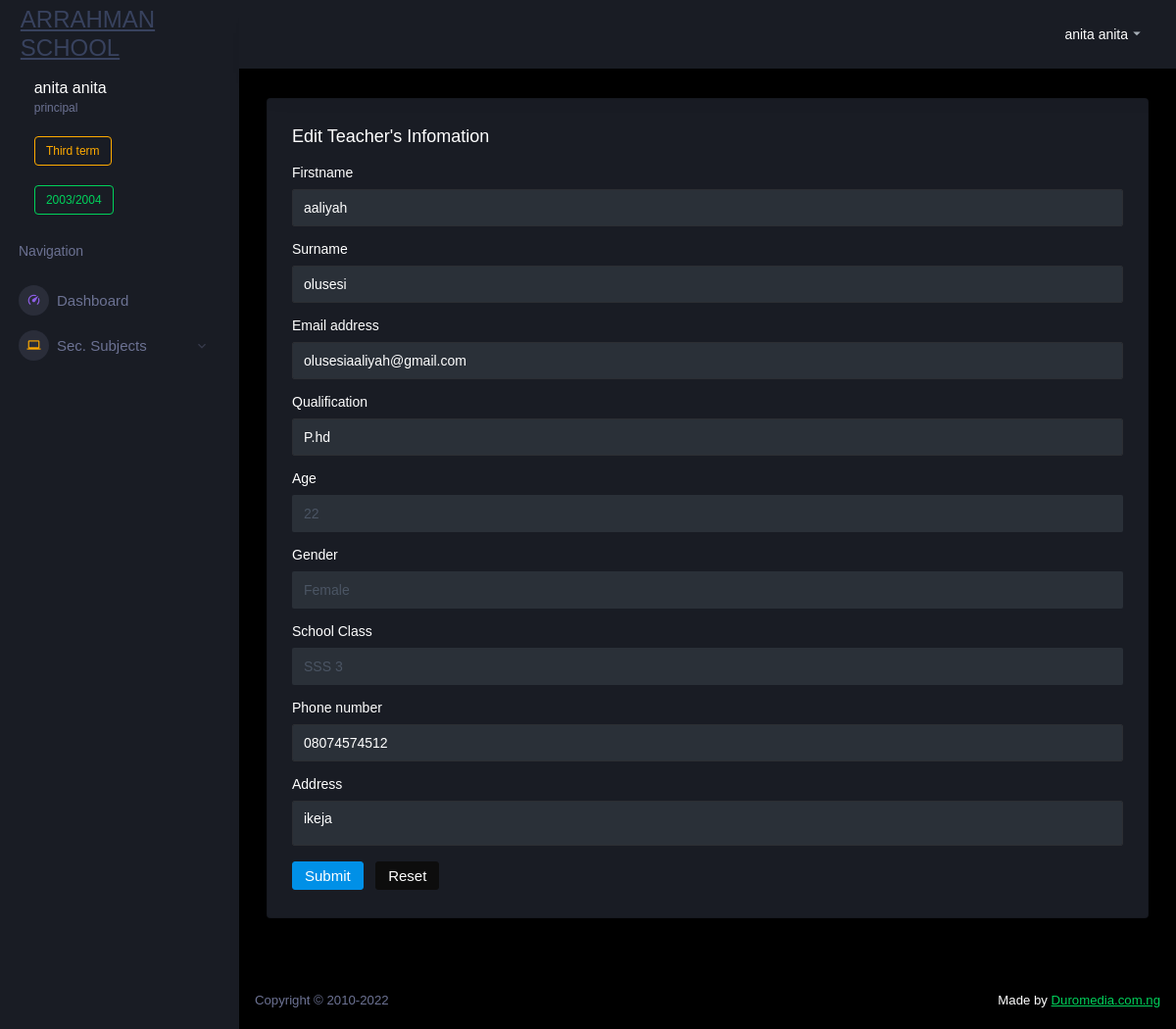
The page /arahman/admin/sec-edit-teacher-data.php?id=1 (signed in) on the database its author committed.
### tables this page shows
CREATE TABLE `term_start_end` (
  `term_start_end_id` int(11) NOT NULL,
  `choose_term` varchar(20) NOT NULL,
  `term_start` varchar(255) NOT NULL,
  `term_end` varchar(255) NOT NULL,
  `term_timestamp` timestamp NOT NULL DEFAULT current_timestamp(),
  `school_session` varchar(12) NOT NULL
);

CREATE TABLE `secondary_teachers` (
  `secondary_teacher_id` int(11) NOT NULL,
  `secondary_teacher_active` int(1) NOT NULL DEFAULT 1,
  `secondary_teacher_class_id` int(15) NOT NULL,
  `secondary_teacher_firstname` varchar(30) NOT NULL,
  `secondary_teacher_surname` varchar(30) NOT NULL,
  `secondary_teacher_email` varchar(255) NOT NULL,
  `secondary_teacher_password` varchar(255) NOT NULL,
  `secondary_teacher_sex` varchar(6) NOT NULL,
  `secondary_teacher_age` int(2) NOT NULL,
  `secondary_teacher_phone` varchar(11) NOT NULL,
  `secondary_teacher_qualification` varchar(30) NOT NULL,
  `secondary_teacher_address` varchar(255) NOT NULL,
  `secondary_teacher_image` varchar(255) NOT NULL,
  `secondary_teacher_cookie` varchar(255) NOT NULL,
  `secondary_teacher_timestamp` timestamp NOT NULL DEFAULT current_timestamp()
);

### incs-arahman/config.php (called while the page is built, shortened)
<?php
$sec_class_range = array('JSS 1'=>'1', 'JSS 2'=>'2', 'JSS 3'=>'3', 'SSS 1'=>'4', 'SSS 2'=>'5', 'SSS 3'=>'6');
for($i=7;$i<70;$i++){
    $age_range[] = $i;
}

### arahman/admin/sec-edit-teacher-data.php (the view, shortened to what this page needs)
<?php
require_once ('../../incs-arahman/config.php');
require_once ('../../incs-arahman/gen_serv_con.php');
?>
<?php
$query = mysqli_query($connect, "SELECT secondary_teacher_class_id, secondary_teacher_firstname, secondary_teacher_surname,	secondary_teacher_email, secondary_teacher_sex, secondary_teacher_age, secondary_teacher_phone, secondary_teacher_qualification, secondary_teacher_address FROM secondary_teachers WHERE secondary_teacher_id  = '".mysqli_real_escape_string ($connect, $_GET['id'])."'") or die(db_conn_error);
if (mysqli_affected_rows($connect) == 1){
while ($row = mysqli_fetch_array($query)) {
	$pri_class = $row['secondary_teacher_class_id'];
	$pri_firstname = $row['secondary_teacher_firstname'];
	$pri_surname = $row['secondary_teacher_surname'];
    $pri_email = $row['secondary_teacher_email'];
	$pri_gender = $row['secondary_teacher_sex'];
	$pri_age = $row['secondary_teacher_age'];
    $pri_phone = $row['secondary_teacher_phone'];
    $pri_qualification = $row['secondary_teacher_qualification'];
	$pri_address = $row['secondary_teacher_address'];
	}
}
?>
 <?php require_once ('../../incs-arahman/dashboard.php');?>
        <div class="main-panel">
          <div class="content-wrapper">
          <div class="row">
             <div class="col-12 grid-margin stretch-card">
                <div class="card">
                  <div class="card-body">
                    <h4 class="card-title">Edit teacher's infomation</h4>
                     <form class="forms-sample" method="POST" action="">
                      <div class="form-group">
                        <label for="exampleInputName1">Firstname</label>
                        <input type="text" class="form-control" id="exampleInputName1" placeholder="Firstname" value="<?php if(!isset($_POST['firstname'])){echo $pri_firstname;}else{echo $_POST['firstname'];}?>" name="firstname">
                      </div>
                      <div class="form-group">
                        <label for="exampleInputName2">Surname</label>
                        <input type="text" class="form-control" id="exampleInputName2" placeholder="Surname" value="<?php if(!isset($_POST['surname'])){echo $pri_surname;}else{echo $_POST['surname'];}?>" name="surname">
                      </div>
                      <div class="form-group">
                        <label for="exampleInputemail">Email address</label>
                        <input type="text" class="form-control" id="exampleInputemail" placeholder="Email address" value="<?php if(!isset($_POST['email'])){echo $pri_email;}else{echo $_POST['email'];}?>" name="email">
                      </div>
                      <div class="form-group">
                        <label for="exampleInputqual">Qualification</label>
                        <input type="text" class="form-control" id="exampleInputqual" placeholder="Qualification" value="<?php if(!isset($_POST['qualification'])){echo $pri_qualification;}else{echo $_POST['qualification'];}?>" name="qualification">
                      </div>
                      <div class="form-group">
                        <label for="exampleSelectage">Age</label>
                        <select class="form-control" id="exampleSelectage" name="age">
                         <?php
                        foreach($age_range as $as_age){
                            if(!isset ($_POST['age'])){
                                $editsel = ($as_age==$pri_age)?"Selected='selected'":"";
                                }else{
                                $editsel = ($as_age==$_POST['age'])?"Selected='selected'":"";
                                }
                                echo "<option $editsel>$as_age</option>";
                        }
                        ?>
                        </select>
                      </div>
                      <div class="form-group">
                        <label for="exampleSelectGender">Gender</label>
                        <select class="form-control" id="exampleSelectGender" name="gender">
                       <?php
                        $gender_range = array('Male', 'Female');
                        foreach($gender_range as $as_gender){
                            if(!isset ($_POST['gender'])){
                                $editsel_gender = ($as_gender==$pri_gender)?"Selected='selected'":"";
                                }else{
                                $editsel_gender = ($as_gender==$_POST['gender'])?"Selected='selected'":"";
                                }
                                echo "<option $editsel_gender>$as_gender</option>";
                        }
                        ?>
                        </select>
                      </div>
                      <div class="form-group">
                        <label for="exampleSelectpri_class">School Class</label>
                        <select class="form-control" id="exampleSelectpri_class" name="class">
                       <?php
                        foreach($sec_class_range as $as_class=>$class_number){
                            if(!isset ($_POST['class'])){
                                $editsel_class = ($class_number==$pri_class)?"Selected='selected'":"";
                                }else{
                                $editsel_class = ($class_number==$_POST['class'])?"Selected='selected'":"";
                                }
                                echo '<option '.$editsel_class.' value="'.$class_number.'">'.$as_class.'</option>';
                        }
                        ?>
                        </select>
                      </div>
                      <div class="form-group">
                        <label for="phone">Phone number</label>
                        <input type="text" class="form-control" id="phone" placeholder="Phone number" value="<?php if(!isset($_POST['phone'])){echo $pri_phone;}else{echo $_POST['phone'];}?>" name="phone">
                      </div>
                      <div class="form-group">
                        <label for="exampleTextarea1">Address</label>
                        <textarea class="form-control" id="address" rows="4" name="address"><?php if(!isset($_POST['address'])){echo $pri_address;}else{echo $_POST['address'];}?></textarea>
                      </div>
                      <button type="submit" class="btn btn-primary me-2" name="submit_info">Submit</button>
                      <button type="reset" class="btn btn-dark me-2" name="submit_info">Reset</button>
                    </form>
                  </div>
                </div>
              </div>
            </div>
           <?php require_once ('../../incs-arahman/dashboard-footer.php'); ?>

### incs-arahman/dashboard.php (shortened to what this page needs)
<!DOCTYPE html>
<html lang="en">
  <head>
    <link rel="stylesheet" href="assets/vendors/mdi/css/materialdesignicons.min.css">
    <link rel="stylesheet" href="assets/vendors/css/vendor.bundle.base.css">
    <link rel="stylesheet" href="assets/vendors/jvectormap/jquery-jvectormap.css">
    <link rel="stylesheet" href="assets/vendors/flag-icon-css/css/flag-icon.min.css">
    <link rel="stylesheet" href="assets/vendors/owl-carousel-2/owl.carousel.min.css">
    <link rel="stylesheet" href="assets/vendors/owl-carousel-2/owl.theme.default.min.css">
    <link rel="stylesheet" href="assets/vendors/select2/select2.min.css">
    <link rel="stylesheet" href="assets/vendors/select2-bootstrap-theme/select2-bootstrap.min.css">
    <link rel="stylesheet" href="assets/css/style.css">
  </head>
  <body>
    <div class="container-scroller">
      <nav class="sidebar sidebar-offcanvas" id="sidebar">
        <div class="sidebar-brand-wrapper d-none d-lg-flex align-items-center justify-content-center fixed-top">
          <a class="sidebar-brand brand-logo" href="<?=GEN_WEBSITE.'/admin/dashboard.php';?>"><h3 class="mb-0">ARRAHMAN SCHOOL</h3></a>
        </div>
        <ul class="nav">
          <li class="nav-item profile">
            <div class="profile-desc">
              <div class="profile-pic">
                <div class="profile-name">
                  <h5 class="mb-0 font-weight-normal"><?= $_SESSION['admin_firstname'].' '.$_SESSION['admin_surname'] ?></h5>
                  <span><?= $_SESSION['admin_type']  ?></span>
                <?php  $taking_session = mysqli_query ($connect,"SELECT school_session, choose_term FROM term_start_end ORDER BY term_start_end_id DESC  LIMIT 1") or die(mysqli_error($connect));
            while($rows = mysqli_fetch_array($taking_session)){
              echo '<br><br>';
              echo '<div class="badge badge-outline-warning">'.$the_term=$rows['choose_term'].'</div>';
              echo '<br><br>';
              echo '<div class="badge badge-outline-success">'.$rows['school_session'].'</div>';
            }
  ?>
                </div>
              </div>
            </div>
          </li>
          <li class="nav-item nav-category">
            <span class="nav-link">Navigation</span>
          </li>
          <li class="nav-item menu-items">
            <a class="nav-link" href="<?=GEN_WEBSITE.'/admin/dashboard.php';?>">
              <span class="menu-icon">
                <i class="mdi mdi-speedometer"></i>
              </span>
              <span class="menu-title">Dashboard</span>
            </a>
          </li>
<?php
 if(isset($_SESSION['admin_active']) AND $_SESSION['admin_type'] == PRINCIPAL){
       echo   '<li class="nav-item menu-items">
            <a class="nav-link" data-bs-toggle="collapse" href="#ui-basicsubjects" aria-expanded="false" aria-controls="ui-basic">
              <span class="menu-icon">
                <i class="mdi mdi-laptop"></i>
              </span>
              <span class="menu-title">Sec. Subjects</span>
              <i class="menu-arrow"></i>
            </a>
            <div class="collapse" id="ui-basicsubjects">
              <ul class="nav flex-column sub-menu">
                <li class="nav-item"><a class="nav-link" href="'.GEN_WEBSITE.'/admin/sec-add-subjects.php">Add new subjects</a>
                <li class="nav-item"><a class="nav-link" href="'.GEN_WEBSITE.'/admin/sec-link-subject-class.php">Give classes<br> to subjects</a></li>
                </li>
              </ul>
            </div>
          </li>
  ';
 }
?>
        </ul>
      </nav>
      <div class="container-fluid page-body-wrapper">
        <nav class="navbar p-0 fixed-top d-flex flex-row">
          <div class="navbar-menu-wrapper flex-grow d-flex align-items-stretch">
            <ul class="navbar-nav navbar-nav-right">
              <li class="nav-item dropdown">
                <a class="nav-link" id="profileDropdown" href="#" data-bs-toggle="dropdown">
                  <div class="navbar-profile">
                    <p class="mb-0 d-none d-sm-block navbar-profile-name"><?= $_SESSION['admin_firstname'].' '.$_SESSION['admin_surname'] ?></p>
                    <i class="mdi mdi-menu-down d-none d-sm-block"></i>
                  </div>
                </a>
              </li>
            </ul>
          </div>
        </nav>

### rows shown on the page
term_start_end: choose_term "Third term", school_session "2003/2004"
secondary_teachers: firstname "aaliyah", surname "olusesi", email "olusesiaaliyah@gmail.com", qualification "P.hd", phone "08074574512", address "ikeja"

### other values the page prints
$_SESSION['admin_firstname'] "anita"
$_SESSION['admin_surname'] "anita"
$_SESSION['admin_type'] "principal"
form field age "22"
form field gender "Female"
form field class "SSS 3"
